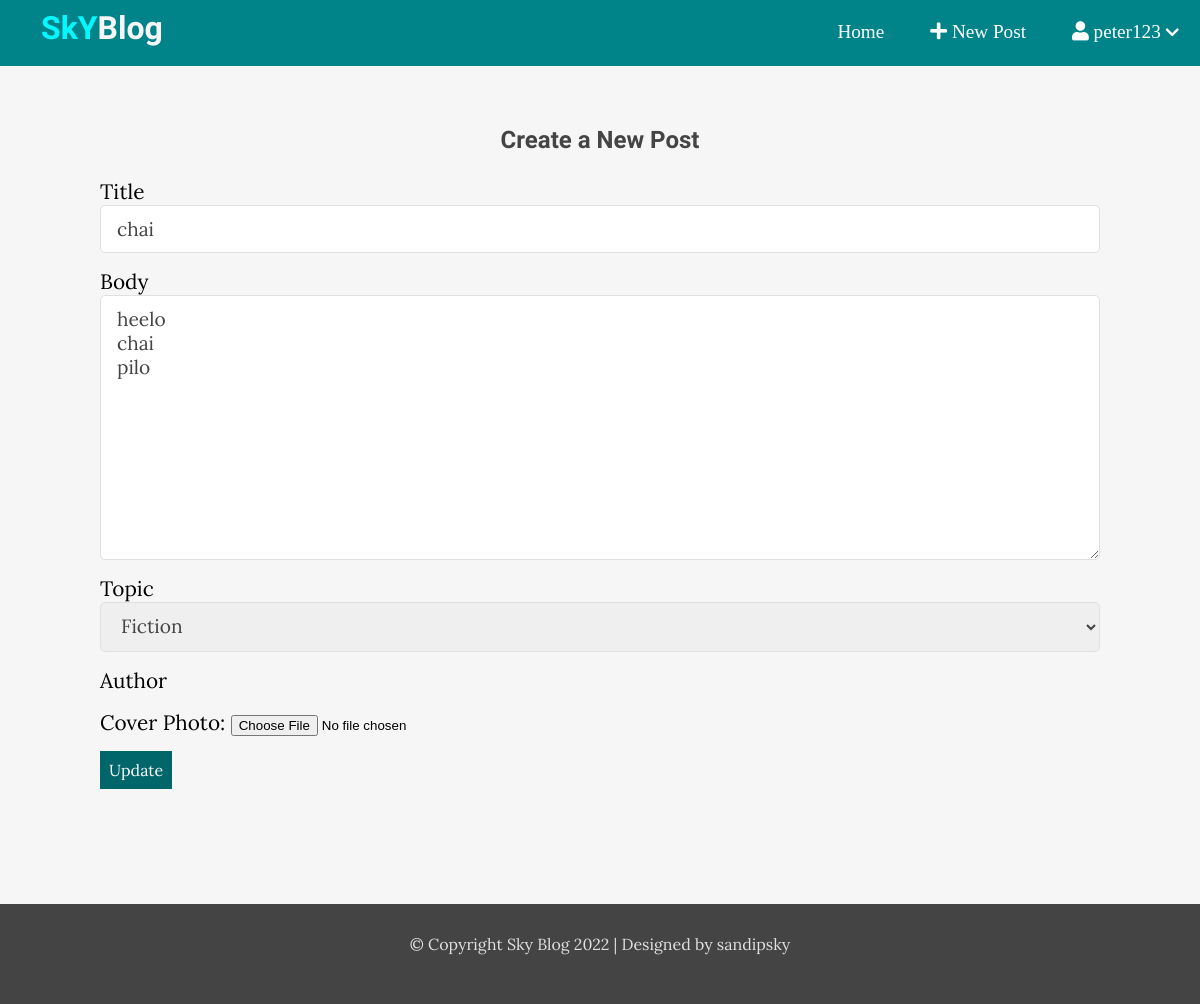
The app's page /edit/10 (signed in) with its own data.
### blog/models.py (models this page shows, shortened)
class Post(models.Model):
    title = models.CharField(max_length=200, blank=True, null=True)
    desc = models.TextField(blank=True, null=True)
    date_created = models.DateField(auto_now_add=True, blank=True, null=True)
    author = models.ForeignKey(User, on_delete=models.CASCADE, blank=True, null=True)
    category = models.ForeignKey(PostCategory, on_delete=models.CASCADE, blank=True, null=True)
    cover = models.ImageField(upload_to='images', blank=True, null=True)

### blog/views.py (the view)
# urls.py: path('edit/<int:pk>', postUpdate, name='update'),
@login_required(login_url='login')
def postUpdate(request, pk):
    post = Post.objects.get(id=pk)
    form = PostForm(instance=post)
    if request.method == 'POST':
        form = PostForm(request.POST, request.FILES, instance=post)
        if form.is_valid():
            form.save()
        return redirect('/')
    context = {'form':form}
    return render(request, 'edit.html', context)

### blog/forms.py
class PostForm(ModelForm):
    class Meta:
        model = Post
        fields = ['title', 'desc', 'category', 'cover']
        widgets={
            'title' : forms.TextInput(attrs={'class':'text-input', 'placeholder':'Enter task here'}),
            'desc' : forms.Textarea(attrs={'class':'text-input'}),
            'category' : forms.Select(attrs={'class':'text-input'}),
        }

### blog/models.py (called while the page is built)
    def __str__(self):
        return self.title

### blog/templates/edit.html (shortened to what this page needs)
{% extends 'base.html' %}
{% block content %}
 <div class="crud-wrapper">
    <div class="crud-content">
        <h2 class="page-title">Create a New Post</h2>
        <form action="" method="post" enctype="multipart/form-data">
            <div>
                <label for="title">Title</label>
                {{form.title}}
            </div>
            <div>
                <label for="body">Body</label>
                {{form.desc}}
            </div>
            <div>
                <label for="topic">Topic</label>
                {{form.category}}
            </div>
            <div>
                <label for="author">Author</label>
            </div>
            <div>
                <label for="topic">Cover Photo: </label>
                {{form.cover}}
            </div>
            <div>
                <input type="submit" class="btn btn-big" value="Update">
            </div>
        </form>
    </div>
</div>
{% endblock %}

### blog/templates/base.html (shortened to what this page needs)
{% load static %}
<!DOCTYPE html>
<html lang="en">
<head>
    <link rel="stylesheet" href="https://use.fontawesome.com/releases/v5.15.4/css/all.css"/>
    <link rel="stylesheet" href="{% static '/css/style.css' %}">
    <link rel="stylesheet" href="{% static '/css/crud.css' %}">
</head>
<body>
    <header>
        <div class="logo">
            <h1 class="logo-text"><span>SkY</span>Blog</h1>
        </div>
        <ul class="nav" id="menu1">
            <li><a href="{% url 'index' %}">Home</a></li>
            {% if request.user.is_authenticated %}
            <li><a href="{% url 'create' %}"><i class="fa fa-plus"></i> New Post</a></li>
            <li>
                <a href="#" id="btn2">
                    <i class="fa fa-user"></i>
                    {{ request.user.username }}
                    <i class="fa fa-chevron-down" style="font-size: .8em;"></i>
                </a>
            </li>
            {% else %}
            <li><a href="{% url 'register' %}">SignUp</a></li>
            <li><a href="{% url 'login' %}">Login</a></li>
            {% endif %}
        </ul>
    </header>
    {% block content %}
    {% endblock %}
    <footer>
        <p>&copy; Copyright Sky Blog 2022 | Designed by sandipsky</p>
    </footer>
</body>
</html>

### static/css/style.css (style rules this page uses)
* { box-sizing: border-box; }
body { margin: 0; padding: 0; background: #f6f6f6; font-family: 'Lora'; position: relative; display: flex; flex-direction: column; min-height: 100vh; }
h1, h2, h3, h4, h5, h6 { font-family: 'Candal'; color: #444; }
a { text-decoration: none; }
header { background-color: #008489; height: 66px; color: white; }
header .logo { float: left; margin-left: 2em; }
header .logo-text { font-family: 'Candal'; margin: 9px; color: #f6f6f6; }
header .logo-text span { color: #05f7ff; }
header ul { float: right; list-style: none; margin: 0px; padding: 0px; font-family: 'Lara'; z-index: 999999999; }
header ul li { display: inline-block; position: relative; }
header ul li a { display: block; color: white; text-decoration: none; padding: 21px; font-size: 1.2em; }
.btn { padding: .5rem; background: #006669; color: white; border: 1px solid transparent; }
.text-input { padding: .7rem 1rem; display: block; width: 100%; border-radius: 5px; outline: none; color: #444; line-height: 1.5rem; border: 1px solid #e0e0e0; font-size: 1.2em; font-family: 'Lora'; }
footer { color: #e0e0e0; background-color: #444; height: 100px; text-align: center; align-self: flex-end; width: 100%; margin-top: auto; }
footer p { margin-top: 30px; }
.btn-big { font-size: 1em; font-family: 'Lora'; }

### static/css/crud.css (style rules this page uses)
.crud-wrapper { display: flex; }
.crud-content { flex: 8; height: fit-content; padding: 40px 100px 100px; }
.crud-content .page-title { text-align: center; margin-bottom: 1.5rem; }
form div { margin-bottom: 15px; }
form label { font-size: 1.3em; }

### records on screen
Post: title "chai", desc "heelo chai pilo", category "Fiction"

### other values on screen
{{ request.user.username }} "peter123"
